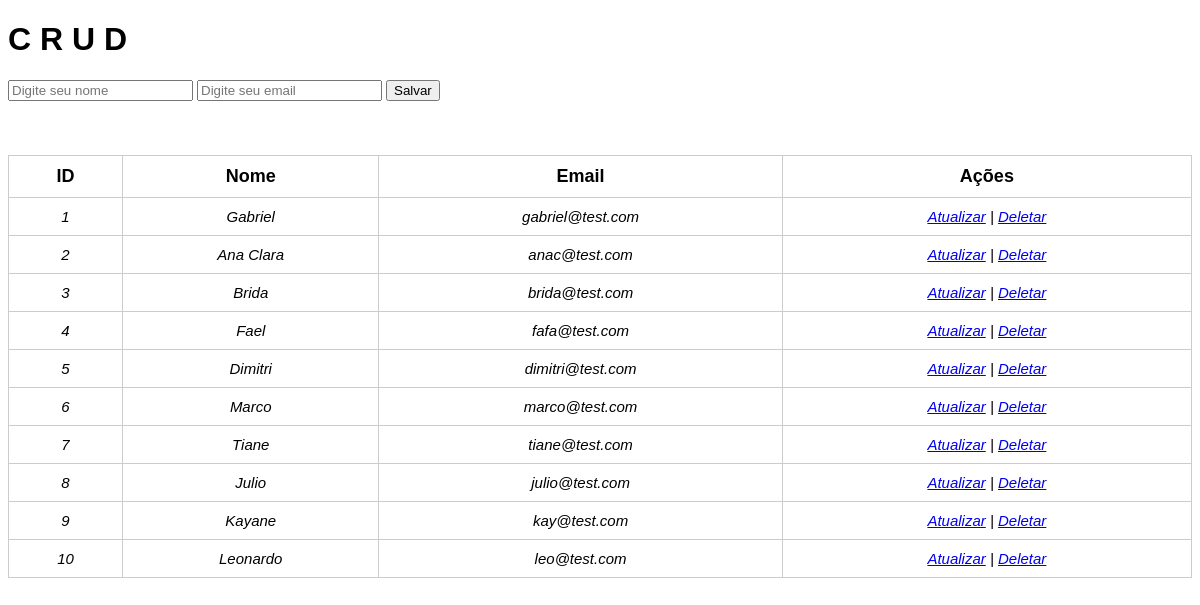
The page / on the database its author committed.
### tables this page shows
CREATE TABLE `clients` (
  `id` int(11) NOT NULL,
  `name` varchar(255) NOT NULL,
  `email` varchar(255) NOT NULL,
  `data_register` varchar(255) NOT NULL
);

### index.php (the view, shortened to what this page needs)
<?php
require('db/connection.php');
?>
<!DOCTYPE html>
<html lang="pt-br">
<head>
    <link rel="stylesheet" href="./css/style.css">
</head>
<body>
    <h1>C R U D</h1>
    <form id="save_form" method="post">
        <input type="text" name="name" placeholder="Digite seu nome" required>
        <input type="email" name="email" placeholder="Digite seu email" required>
        <button type="submit" name="save">Salvar</button>
    </form>
    <br>
    <?php
        $sql = $pdo->prepare("SELECT * FROM clients ORDER BY id");
        $sql->execute();
        $data = $sql->fetchAll();
    ?>
    <?php
        if(count($data) > 0) {
            echo "<br><br><table>
                    <tr>
                        <th>ID</th>
                        <th>Nome</th>
                        <th>Email</th>
                        <th>Ações</th>
                    </tr>";
            foreach($data as $key => $value) {
                echo "<tr>
                        <td>".$value['id']."</td>
                        <td>".$value['name']."</td>
                        <td>".$value['email']."</td>
                        <td><a href='#' class='btn-update' data-id='".$value['id']."'
                        data-name='".$value['name']."' data-email='".$value['email']."'>Atualizar</a> |
                        <a href='#' class='btn-delete' data-id='".$value['id']."'
                        data-name='".$value['name']."' data-email='".$value['email']."'>Deletar</a></td>
                    </tr>";
            }
            echo "</table>";
        } else {
            echo "<p>Nenhum cliente cadastrado.</p>";
        }
    ?>
</body>
</html>

### css/style.css (style rules this page uses)
h1 { font-family: Verdana, Geneva, Tahoma, sans-serif; font-size: 32px; font-weight: 600; }
table { border-collapse: collapse; width: 100%; }
th, td { padding: 10px; text-align: center; border: 1px solid #ccc; font-family: Verdana, Geneva, Tahoma, sans-serif; }
th { font-size: 18px; font-weight: bolder; }
td { font-size: 15px; font-style: italic; }

### rows shown on the page
clients: id "1", name "Gabriel", email "gabriel@test.com"
clients: id "2", name "Ana Clara", email "anac@test.com"
clients: id "3", name "Brida", email "brida@test.com"
clients: id "4", name "Fael", email "fafa@test.com"
clients: id "5", name "Dimitri", email "dimitri@test.com"
clients: id "6", name "Marco", email "marco@test.com"
clients: id "7", name "Tiane", email "tiane@test.com"
clients: id "8", name "Julio", email "julio@test.com"
clients: id "9", name "Kayane", email "kay@test.com"
clients: id "10", name "Leonardo", email "leo@test.com"
